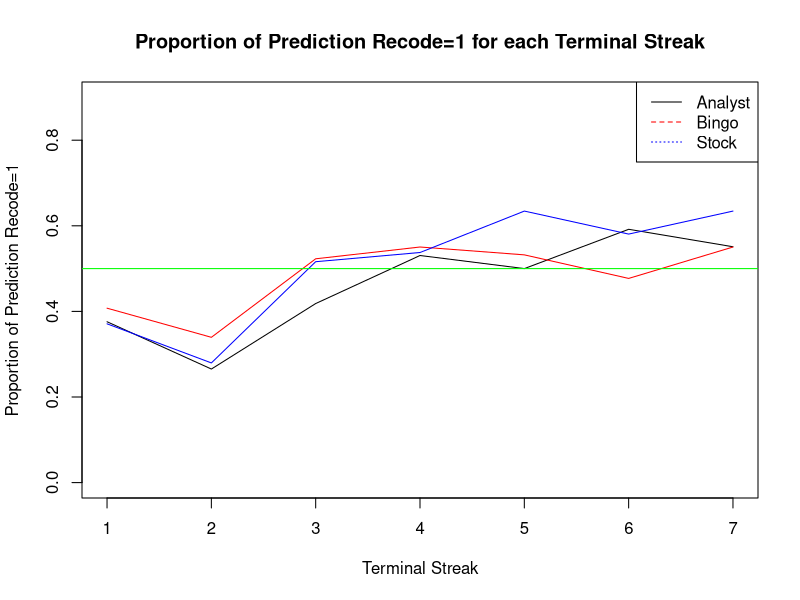
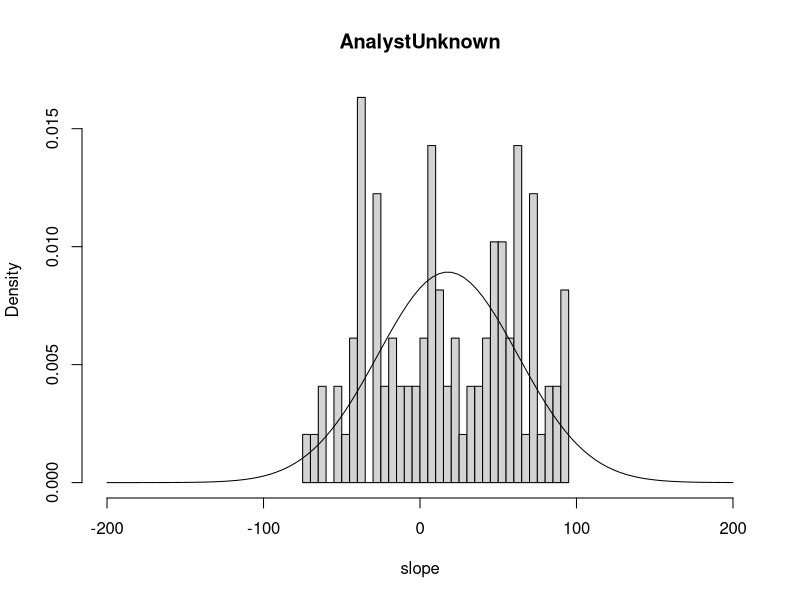
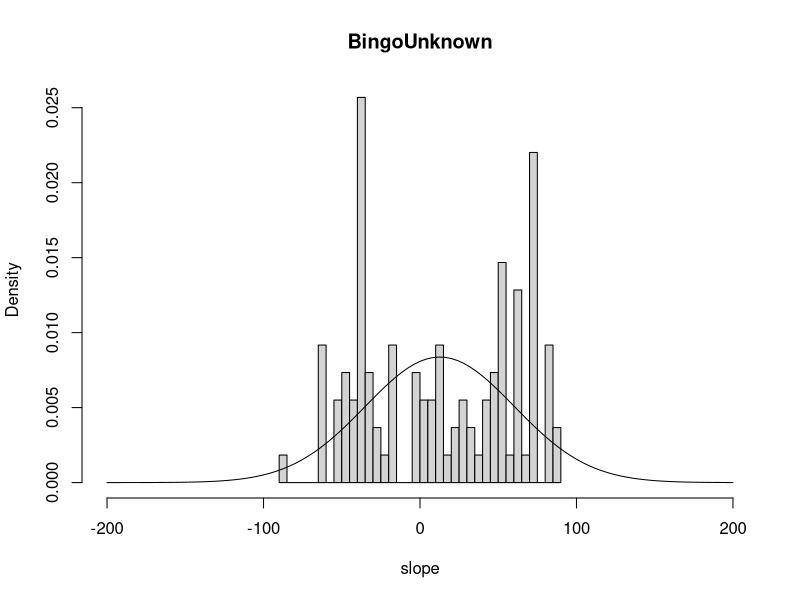
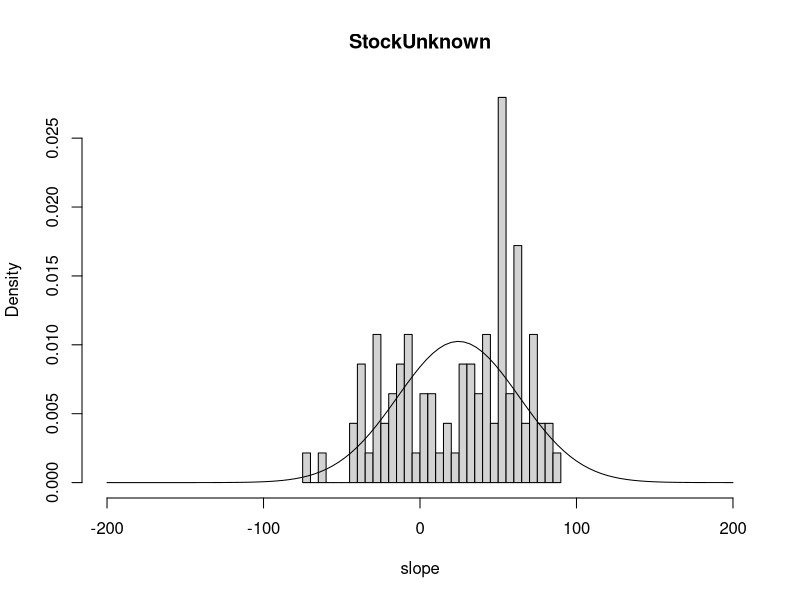
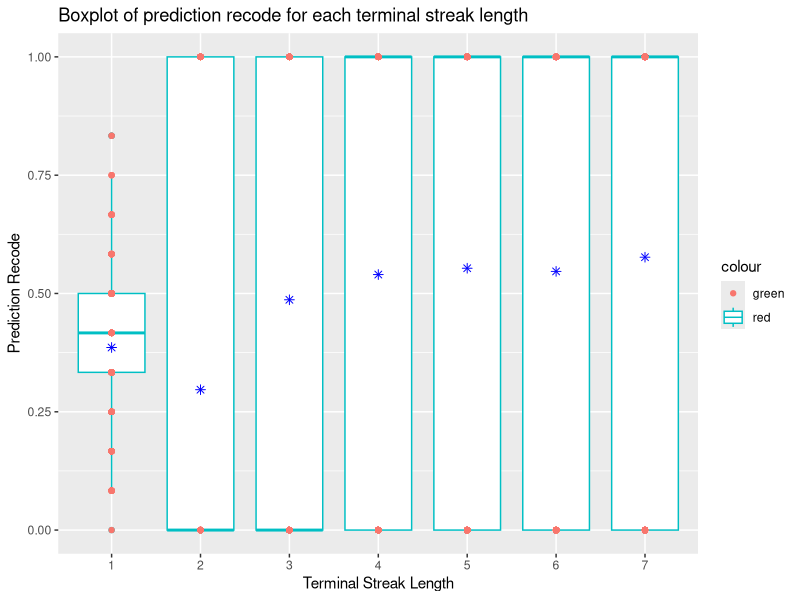

Write the R code that produced these figures, in order.
## ---- chunk 1
library(readxl)
library(afex)
library(ggplot2)
data <- read_excel("../Data/PredictingOutcomes_ParticipantPredictions.xlsx", sheet = "Study 3B")

# divide the data based on the generator
data1 <- data[data$generator == "analyst",]
data2 <- data[data$generator == "bingo",]
data3 <- data[data$generator == "stock",]
## ---- chunk 2
prop1 <- aggregate(data1$prediction_recode, by = list(data1$terminal_streak_length), FUN = mean)
prop2 <- aggregate(data2$prediction_recode, by = list(data2$terminal_streak_length), FUN = mean)
prop3 <- aggregate(data3$prediction_recode, by = list(data3$terminal_streak_length), FUN = mean)
## ---- chunk 3
plot(prop1$Group.1,prop1$x, type = "l",ylim=c(0.0,0.9), xlab = "Terminal Streak", ylab = "Proportion of Prediction Recode=1", main = "Proportion of Prediction Recode=1 for each Terminal Streak")
lines(prop2$Group.1,prop2$x, col = "red")
lines(prop3$Group.1,prop3$x,  col = "blue")
abline(h = 0.5, col = "green")
legend("topright", legend = c("Analyst", "Bingo", "Stock"), col = c("black", "red", "blue"), lty = 1:3)
## ---- chunk 4
model1 <- lmer(prediction_recode ~ generator + (1|participant_id), data = data)
summary(model1)
## ---- chunk 5
anova(model1)
## ---- chunk 6
aov1<-aov_ez('participant_id','prediction_recode',data, between=c('generator'),within=c('terminal_streak_length'))
aov1

pairwise.t.test(data$prediction_recode, data$generator, p.adjust.method = "bonferroni")


## ---- chunk 7
id <- unique(data1$participant_id)

slope <- c()

for (i in id){
x <- as.character(i)
datax <- data1[data1$participant_id == x,]
model <- glm(prediction_recode ~ terminal_streak_length, data = datax)
slope <- c(slope, coef(model)[2])
}
slope <- slope*500

hist(slope,breaks=30,xlim=c(-200,200),prob=TRUE,main="AnalystUnknown")
curve(dnorm(x, mean = mean(slope), sd = sd(slope)), add = TRUE, col = "black")
## ---- chunk 8
id <- unique(data2$participant_id)

slope <- c()

for (i in id){
x <- as.character(i)
datax <- data2[data2$participant_id == x,]
model <- glm(prediction_recode ~ terminal_streak_length, data = datax)
slope <- c(slope, coef(model)[2])
}
slope <- slope*500

hist(slope,breaks=30,xlim=c(-200,200),prob=TRUE,main="BingoUnknown")
curve(dnorm(x, mean = mean(slope), sd = sd(slope)), add = TRUE, col = "black")
## ---- chunk 9
id <- unique(data3$participant_id)

slope <- c()

for (i in id){
x <- as.character(i)
datax <- data3[data3$participant_id == x,]
model <- glm(prediction_recode ~ terminal_streak_length, data = datax)
slope <- c(slope, coef(model)[2])
}
slope <- slope*500

hist(slope,breaks=30,xlim=c(-200,200),prob=TRUE,main="StockUnknown")
curve(dnorm(x, mean = mean(slope), sd = sd(slope)), add = TRUE, col = "black")
## ---- chunk 10
data_dem<- read_excel("../Data/PredictingOutcomes_ParticipantDemographics.xlsx", sheet = "Study 2B")

# print(data)
## ---- chunk 11
map <- data.frame(unique(data_dem$participant_id), data_dem$gender)
colnames(map) <- c("participant_id","gender")
# map
## ---- chunk 12
dataf <- data[,c(2,3,8,10)]
# print(data1)
## ---- chunk 13

df <- merge(dataf, map, by = "participant_id")
df_total <- df[df$gender=='0' | df$gender=='1',]
# male <- df[df$gender=='0',]
# female <- df[df$gender=='1',]
# chisq.test(male$prediction_recode, female$prediction_recode,correct=FALSE)
check <- table(df_total$gender, df_total$terminal_streak_length)
print(check)
test <- table(df_total$gender, df_total$prediction_recode)
print(test)
chisq.test(test)
## ---- chunk 14
df <- df_total[df_total$generator=='analyst',]
test <- table(df$gender, df$prediction_recode)
print(test)
chisq.test(test)
## ---- chunk 15
df <- df_total[df_total$generator=='bingo',]
test <- table(df$gender, df$prediction_recode)
print(test)
chisq.test(test)
## ---- chunk 16
df <- df_total[df_total$generator=='stock',]
test <- table(df$gender, df$prediction_recode)
print(test)
chisq.test(test)
## ---- chunk 17
cdata <- aggregate(prediction_recode~participant_id+terminal_streak_length,data ,FUN = mean)
cdata1 <- aggregate(data1$prediction_recode, by = list(data1$participant_id, data1$terminal_streak_length), FUN = mean)
cdata2 <- aggregate(data2$prediction_recode, by = list(data2$participant_id, data2$terminal_streak_length), FUN = mean)
cdata3 <- aggregate(data3$prediction_recode, by = list(data3$participant_id, data3$terminal_streak_length), FUN = mean)
colnames(cdata) <- c(  "participant_id","terminal_streak_length","prediction_recode")
colnames(cdata1) <- c(  "participant_id","terminal_streak_length","prediction_recode")
colnames(cdata2) <- c(  "participant_id","terminal_streak_length","prediction_recode")
colnames(cdata3) <- c(  "participant_id","terminal_streak_length","prediction_recode")
nrow(cdata)
# cdata
## ---- chunk 18
ggplot(cdata, aes(x = as.factor(terminal_streak_length), y = prediction_recode)) +geom_boxplot(aes(color="red"))+geom_point(aes(color="green"))+stat_summary(fun = "mean", geom = "point", shape = 8,
               size = 2, color = "blue") + ggtitle("Boxplot of prediction recode for each terminal streak length")+xlab("Terminal Streak Length")+ylab("Prediction Recode")
## ---- chunk 19
cor.test(cdata$terminal_streak_length, cdata$prediction_recode, method = "pearson")
cor.test(cdata1$terminal_streak_length, cdata1$prediction_recode, method = "pearson")
cor.test(cdata2$terminal_streak_length, cdata2$prediction_recode, method = "pearson")
cor.test(cdata3$terminal_streak_length, cdata3$prediction_recode, method = "pearson")
